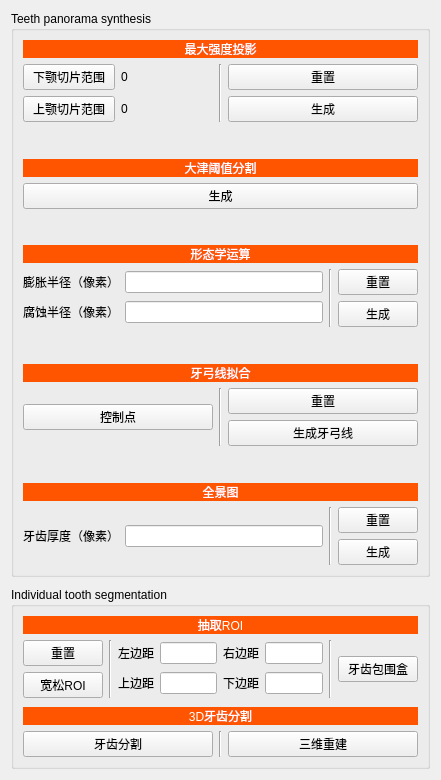
<?xml version="1.0" encoding="UTF-8"?>
<ui version="4.0">
 <class>PanoramaViewControls</class>
 <widget class="QWidget" name="PanoramaViewControls">
  <property name="geometry">
   <rect>
    <x>0</x>
    <y>0</y>
    <width>441</width>
    <height>780</height>
   </rect>
  </property>
  <property name="minimumSize">
   <size>
    <width>0</width>
    <height>0</height>
   </size>
  </property>
  <property name="windowTitle">
   <string>PointSet Interaction</string>
  </property>
  <layout class="QVBoxLayout" name="verticalLayout_5">
   <item>
    <widget class="QGroupBox" name="PanoramaBox">
     <property name="styleSheet">
      <string notr="true"/>
     </property>
     <property name="title">
      <string>Teeth panorama synthesis</string>
     </property>
     <layout class="QVBoxLayout" name="verticalLayout_4">
      <item>
       <layout class="QVBoxLayout" name="verticalLayout">
        <item>
         <widget class="QLabel" name="label_4">
          <property name="styleSheet">
           <string notr="true">background-color: rgb(255, 85, 0);
color: rgb(255, 255, 255);</string>
          </property>
          <property name="text">
           <string>最大强度投影</string>
          </property>
          <property name="alignment">
           <set>Qt::AlignCenter</set>
          </property>
         </widget>
        </item>
        <item>
         <layout class="QHBoxLayout" name="horizontalLayout">
          <item>
           <layout class="QVBoxLayout" name="verticalLayout_3">
            <item>
             <layout class="QHBoxLayout" name="horizontalLayout_9">
              <item>
               <widget class="QPushButton" name="lowerSliceButton">
                <property name="text">
                 <string>下颚切片范围</string>
                </property>
               </widget>
              </item>
              <item>
               <widget class="QLabel" name="lowerSliceLabel">
                <property name="text">
                 <string>0</string>
                </property>
               </widget>
              </item>
             </layout>
            </item>
            <item>
             <layout class="QHBoxLayout" name="horizontalLayout_10">
              <item>
               <widget class="QPushButton" name="higherSliceButton">
                <property name="text">
                 <string>上颚切片范围</string>
                </property>
               </widget>
              </item>
              <item>
               <widget class="QLabel" name="higherSliceLabel">
                <property name="text">
                 <string>0</string>
                </property>
               </widget>
              </item>
             </layout>
            </item>
           </layout>
          </item>
          <item>
           <widget class="Line" name="line">
            <property name="orientation">
             <enum>Qt::Vertical</enum>
            </property>
           </widget>
          </item>
          <item>
           <layout class="QVBoxLayout" name="verticalLayout_7">
            <item>
             <widget class="QPushButton" name="resetMipButton">
              <property name="text">
               <string>重置</string>
              </property>
             </widget>
            </item>
            <item>
             <widget class="QPushButton" name="mipButton">
              <property name="text">
               <string>生成</string>
              </property>
             </widget>
            </item>
           </layout>
          </item>
         </layout>
        </item>
        <item>
         <spacer name="verticalSpacer">
          <property name="orientation">
           <enum>Qt::Vertical</enum>
          </property>
          <property name="sizeHint" stdset="0">
           <size>
            <width>20</width>
            <height>40</height>
           </size>
          </property>
         </spacer>
        </item>
        <item>
         <widget class="QLabel" name="label_5">
          <property name="styleSheet">
           <string notr="true">background-color: rgb(255, 85, 0);
color: rgb(255, 255, 255);</string>
          </property>
          <property name="text">
           <string>大津阈值分割</string>
          </property>
          <property name="alignment">
           <set>Qt::AlignCenter</set>
          </property>
         </widget>
        </item>
        <item>
         <layout class="QHBoxLayout" name="horizontalLayout_2">
          <item>
           <widget class="QPushButton" name="otsuButton">
            <property name="text">
             <string>生成</string>
            </property>
           </widget>
          </item>
         </layout>
        </item>
        <item>
         <spacer name="verticalSpacer_2">
          <property name="orientation">
           <enum>Qt::Vertical</enum>
          </property>
          <property name="sizeHint" stdset="0">
           <size>
            <width>20</width>
            <height>40</height>
           </size>
          </property>
         </spacer>
        </item>
        <item>
         <widget class="QLabel" name="label_6">
          <property name="styleSheet">
           <string notr="true">background-color: rgb(255, 85, 0);
color: rgb(255, 255, 255);</string>
          </property>
          <property name="text">
           <string>形态学运算</string>
          </property>
          <property name="alignment">
           <set>Qt::AlignCenter</set>
          </property>
         </widget>
        </item>
        <item>
         <layout class="QHBoxLayout" name="horizontalLayout_3">
          <item>
           <layout class="QVBoxLayout" name="verticalLayout_2">
            <item>
             <layout class="QHBoxLayout" name="horizontalLayout_5">
              <item>
               <widget class="QLabel" name="label_2">
                <property name="text">
                 <string>膨胀半径（像素）</string>
                </property>
               </widget>
              </item>
              <item>
               <widget class="QLineEdit" name="dilateEdit"/>
              </item>
             </layout>
            </item>
            <item>
             <layout class="QHBoxLayout" name="horizontalLayout_4">
              <item>
               <widget class="QLabel" name="label">
                <property name="text">
                 <string>腐蚀半径（像素）</string>
                </property>
               </widget>
              </item>
              <item>
               <widget class="QLineEdit" name="erodeEdit"/>
              </item>
             </layout>
            </item>
           </layout>
          </item>
          <item>
           <widget class="Line" name="line_2">
            <property name="orientation">
             <enum>Qt::Vertical</enum>
            </property>
           </widget>
          </item>
          <item>
           <layout class="QVBoxLayout" name="verticalLayout_8">
            <item>
             <widget class="QPushButton" name="resetMorphButton">
              <property name="text">
               <string>重置</string>
              </property>
             </widget>
            </item>
            <item>
             <widget class="QPushButton" name="morphButton">
              <property name="text">
               <string>生成</string>
              </property>
             </widget>
            </item>
           </layout>
          </item>
         </layout>
        </item>
        <item>
         <spacer name="verticalSpacer_3">
          <property name="orientation">
           <enum>Qt::Vertical</enum>
          </property>
          <property name="sizeHint" stdset="0">
           <size>
            <width>20</width>
            <height>40</height>
           </size>
          </property>
         </spacer>
        </item>
        <item>
         <widget class="QLabel" name="label_7">
          <property name="styleSheet">
           <string notr="true">background-color: rgb(255, 85, 0);
color: rgb(255, 255, 255);</string>
          </property>
          <property name="text">
           <string>牙弓线拟合</string>
          </property>
          <property name="alignment">
           <set>Qt::AlignCenter</set>
          </property>
         </widget>
        </item>
        <item>
         <layout class="QHBoxLayout" name="horizontalLayout_6">
          <item>
           <layout class="QVBoxLayout" name="verticalLayout_9">
            <item>
             <widget class="QPushButton" name="splineButton">
              <property name="text">
               <string>控制点</string>
              </property>
             </widget>
            </item>
           </layout>
          </item>
          <item>
           <widget class="Line" name="line_4">
            <property name="orientation">
             <enum>Qt::Vertical</enum>
            </property>
           </widget>
          </item>
          <item>
           <layout class="QVBoxLayout" name="verticalLayout_10">
            <item>
             <widget class="QPushButton" name="resetArchButton">
              <property name="text">
               <string>重置</string>
              </property>
             </widget>
            </item>
            <item>
             <widget class="QPushButton" name="archButton">
              <property name="text">
               <string>生成牙弓线</string>
              </property>
             </widget>
            </item>
           </layout>
          </item>
         </layout>
        </item>
        <item>
         <spacer name="verticalSpacer_4">
          <property name="orientation">
           <enum>Qt::Vertical</enum>
          </property>
          <property name="sizeHint" stdset="0">
           <size>
            <width>20</width>
            <height>40</height>
           </size>
          </property>
         </spacer>
        </item>
        <item>
         <widget class="QLabel" name="label_8">
          <property name="styleSheet">
           <string notr="true">background-color: rgb(255, 85, 0);
color: rgb(255, 255, 255);</string>
          </property>
          <property name="text">
           <string>全景图</string>
          </property>
          <property name="alignment">
           <set>Qt::AlignCenter</set>
          </property>
         </widget>
        </item>
        <item>
         <layout class="QHBoxLayout" name="horizontalLayout_7">
          <item>
           <layout class="QHBoxLayout" name="horizontalLayout_8">
            <item>
             <widget class="QLabel" name="label_3">
              <property name="text">
               <string>牙齿厚度（像素）</string>
              </property>
             </widget>
            </item>
            <item>
             <widget class="QLineEdit" name="thicknessEdit"/>
            </item>
           </layout>
          </item>
          <item>
           <widget class="Line" name="line_3">
            <property name="orientation">
             <enum>Qt::Vertical</enum>
            </property>
           </widget>
          </item>
          <item>
           <layout class="QVBoxLayout" name="verticalLayout_11">
            <item>
             <widget class="QPushButton" name="resetPanoramaButton">
              <property name="text">
               <string>重置</string>
              </property>
             </widget>
            </item>
            <item>
             <widget class="QPushButton" name="panoramaButton">
              <property name="text">
               <string>生成</string>
              </property>
             </widget>
            </item>
           </layout>
          </item>
         </layout>
        </item>
       </layout>
      </item>
     </layout>
    </widget>
   </item>
   <item>
    <spacer name="verticalSpacer_5">
     <property name="orientation">
      <enum>Qt::Vertical</enum>
     </property>
     <property name="sizeHint" stdset="0">
      <size>
       <width>20</width>
       <height>40</height>
      </size>
     </property>
    </spacer>
   </item>
   <item>
    <widget class="QGroupBox" name="SegmentBox">
     <property name="title">
      <string>Individual tooth segmentation</string>
     </property>
     <layout class="QVBoxLayout" name="verticalLayout_6">
      <item>
       <widget class="QLabel" name="label_9">
        <property name="styleSheet">
         <string notr="true">background-color: rgb(255, 85, 0);
color: rgb(255, 255, 255);</string>
        </property>
        <property name="text">
         <string>抽取ROI</string>
        </property>
        <property name="alignment">
         <set>Qt::AlignCenter</set>
        </property>
       </widget>
      </item>
      <item>
       <layout class="QHBoxLayout" name="horizontalLayout_11">
        <item>
         <layout class="QVBoxLayout" name="verticalLayout_12">
          <item>
           <widget class="QPushButton" name="resetLooseROIButton">
            <property name="text">
             <string>重置</string>
            </property>
           </widget>
          </item>
          <item>
           <widget class="QPushButton" name="looseROIButton">
            <property name="text">
             <string>宽松ROI</string>
            </property>
           </widget>
          </item>
         </layout>
        </item>
        <item>
         <widget class="Line" name="line_5">
          <property name="orientation">
           <enum>Qt::Vertical</enum>
          </property>
         </widget>
        </item>
        <item>
         <layout class="QHBoxLayout" name="horizontalLayout_14">
          <item>
           <layout class="QVBoxLayout" name="verticalLayout_13">
            <item>
             <layout class="QHBoxLayout" name="horizontalLayout_13">
              <item>
               <widget class="QLabel" name="label_11">
                <property name="text">
                 <string>左边距</string>
                </property>
               </widget>
              </item>
              <item>
               <widget class="QLineEdit" name="leftPaddingEdit"/>
              </item>
              <item>
               <widget class="QLabel" name="label_12">
                <property name="text">
                 <string>右边距</string>
                </property>
               </widget>
              </item>
              <item>
               <widget class="QLineEdit" name="rightPaddingEdit"/>
              </item>
             </layout>
            </item>
            <item>
             <layout class="QHBoxLayout" name="horizontalLayout_15">
              <item>
               <widget class="QLabel" name="label_13">
                <property name="text">
                 <string>上边距</string>
                </property>
               </widget>
              </item>
              <item>
               <widget class="QLineEdit" name="upPaddingEdit"/>
              </item>
              <item>
               <widget class="QLabel" name="label_14">
                <property name="text">
                 <string>下边距</string>
                </property>
               </widget>
              </item>
              <item>
               <widget class="QLineEdit" name="downPaddingEdit"/>
              </item>
             </layout>
            </item>
           </layout>
          </item>
          <item>
           <widget class="Line" name="line_7">
            <property name="orientation">
             <enum>Qt::Vertical</enum>
            </property>
           </widget>
          </item>
          <item>
           <widget class="QPushButton" name="boxROIButton">
            <property name="text">
             <string>牙齿包围盒</string>
            </property>
           </widget>
          </item>
         </layout>
        </item>
       </layout>
      </item>
      <item>
       <spacer name="verticalSpacer_6">
        <property name="orientation">
         <enum>Qt::Vertical</enum>
        </property>
        <property name="sizeHint" stdset="0">
         <size>
          <width>20</width>
          <height>40</height>
         </size>
        </property>
       </spacer>
      </item>
      <item>
       <widget class="QLabel" name="label_10">
        <property name="styleSheet">
         <string notr="true">background-color: rgb(255, 85, 0);
color: rgb(255, 255, 255);</string>
        </property>
        <property name="text">
         <string>3D牙齿分割</string>
        </property>
        <property name="alignment">
         <set>Qt::AlignCenter</set>
        </property>
       </widget>
      </item>
      <item>
       <layout class="QHBoxLayout" name="horizontalLayout_12">
        <item>
         <widget class="QPushButton" name="segmentButton">
          <property name="text">
           <string>牙齿分割</string>
          </property>
         </widget>
        </item>
        <item>
         <widget class="Line" name="line_6">
          <property name="orientation">
           <enum>Qt::Vertical</enum>
          </property>
         </widget>
        </item>
        <item>
         <widget class="QPushButton" name="MCButton">
          <property name="text">
           <string>三维重建</string>
          </property>
         </widget>
        </item>
       </layout>
      </item>
     </layout>
    </widget>
   </item>
  </layout>
 </widget>
 <resources/>
 <connections/>
</ui>
